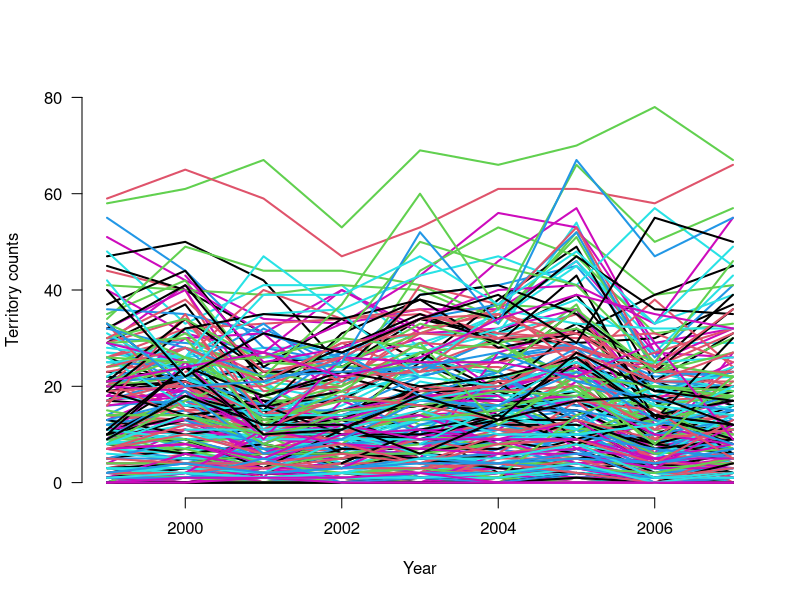

Write the R code that produced this figure. (Note: this script raises an error after producing the figure.)
# 4.3.2. Analysis of real data set
# Read in the tit data and have a look at them

# indicar directorio de trabajo
setwd("C:\\Users\\andrea\\Documents\\GitHub\\Curso-Ocupacion23\\Bayes")

tits <- read.table("tits.txt", header = TRUE)
str(tits)
C <- as.matrix(tits[5:13])
obs <- as.matrix(tits[14:22])
first <- as.matrix(tits[23:31])

matplot(1999:2007, t(C), type = "l", lty = 1, lwd = 2, main = "", las = 1, ylab = "Territory counts", xlab = "Year", ylim = c(0, 80), frame = FALSE)

table(obs)
length(table(obs))

apply(first, 2, sum, na.rm = TRUE)

a <- as.numeric(levels(factor(obs)))     # All the levels, numeric
newobs <- obs                            # Gets ObsID from 1:271
for (j in 1:length(a)){newobs[which(obs==a[j])] <- j }
table(newobs)

newobs[is.na(newobs)] <- 272
table(newobs)
first[is.na(first)] <- 0
table(first)

#  (a) Null or intercept-only model
# Specify model in BUGS language
sink("GLM0.jags")
cat("
model {

# Prior
alpha ~ dnorm(0, 0.01)    # log(mean count)

# Likelihood
for (i in 1:nyear){
   for (j in 1:nsite){
      C[i,j] ~ dpois(lambda[i,j])
      lambda[i,j] <- exp(log.lambda[i,j])
      log.lambda[i,j] <- alpha
      }  #j
   }  #i
}
",fill = TRUE)
sink()

# Bundle data
win.data <- list(C = t(C), nsite = nrow(C), nyear = ncol(C))

# Initial values
inits <- function() list(alpha = runif(1, -10, 10))

# Parameters monitored
params <- c("alpha")

# MCMC settings
ni <- 1200
nt <- 2
nb <- 200
nc <- 3

# Call JAGS from R (BRT < 1 min)
out0 <- jags(win.data, inits, params, "GLM0.jags", n.chains = nc, n.thin = nt, n.iter = ni, n.burnin = nb, working.directory = getwd())

# Summarize posteriors
print(out0, dig = 3)


#  (b) Fixed site effects
# Specify model in BUGS language
sink("GLM1.jags")
cat("
model {

# Priors
for (j in 1:nsite){
   alpha[j] ~ dnorm(0, 0.01)     # Site effects
   }

# Likelihood
for (i in 1:nyear){
   for (j in 1:nsite){
      C[i,j] ~ dpois(lambda[i,j])
      lambda[i,j] <- exp(log.lambda[i,j])
      log.lambda[i,j] <- alpha[j]
      }  #j
   }  #i
} 
",fill = TRUE)
sink()

# Bundle data
win.data <- list(C = t(C), nsite = nrow(C), nyear = ncol(C))

# Initial values (not required for all)
inits <- function() list(alpha = runif(235, -1, 1))

# Parameters monitored
params <- c("alpha")

# MCMC settings
ni <- 1200
nt <- 2
nb <- 200
nc <- 3

# Call JAGS from R (BRT < 1 min)
out1 <- jags(win.data, inits, params, "GLM1.jags", n.chains = nc, n.thin = nt, n.iter = ni, n.burnin = nb, working.directory = getwd())

# Summarize posteriors
print(out1, dig = 2)


#  (c) Fixed site and fixed year effects
# Specify model in BUGS language
sink("GLM2.jags")
cat("
model {

# Priors
for (j in 1:nsite){           # site effects
   alpha[j] ~ dnorm(0, 0.01)
   }

for (i in 2:nyear){           # nyear-1 year effects
   eps[i] ~ dnorm(0, 0.01)
   }
eps[1] <- 0                   # Aliased

# Likelihood
for (i in 1:nyear){
   for (j in 1:nsite){
      C[i,j] ~ dpois(lambda[i,j])
      lambda[i,j] <- exp(log.lambda[i,j])
      log.lambda[i,j] <- alpha[j] + eps[i]
      }  #j
   }  #i
}
",fill = TRUE)
sink()

# Bundle data
win.data <- list(C = t(C), nsite = nrow(C), nyear = ncol(C))

# Initial values
inits <- function() list(alpha = runif(235, -1, 1), eps = c(NA, runif(8, -1, 1)))

# Parameters monitored
params <- c("alpha", "eps")

# MCMC settings
ni <- 1200
nt <- 2
nb <- 200
nc <- 3

# Call JAGS from R (BRT < 1 min)
out2 <- jags(win.data, inits, params, "GLM2.jags", n.chains = nc, n.thin = nt, n.iter = ni, n.burnin = nb, working.directory = getwd())

# Summarize posteriors
print(out2, dig = 2)


#  (d) Random site effects (no year effects)
# Specify model in BUGS language
sink("GLMM1.jags")
cat("
model {

# Priors
for (j in 1:nsite){
   alpha[j] ~ dnorm(mu.alpha, tau.alpha)   # Random site effects
   }
mu.alpha ~ dnorm(0, 0.01)
tau.alpha <- 1/ (sd.alpha * sd.alpha)
sd.alpha ~ dunif(0, 5)

# Likelihood
for (i in 1:nyear){
   for (j in 1:nsite){
      C[i,j] ~ dpois(lambda[i,j])
      lambda[i,j] <- exp(log.lambda[i,j])
      log.lambda[i,j] <- alpha[j]
      }  #j
   }  #i
}
",fill = TRUE)
sink()

# Bundle data
win.data <- list(C = t(C), nsite = nrow(C), nyear = ncol(C))

# Initial values
inits <- function() list(mu.alpha = runif(1, 2, 3))

# Parameters monitored
params <- c("alpha", "mu.alpha", "sd.alpha")

# MCMC settings
ni <- 1200
nt <- 2
nb <- 200
nc <- 3

# Call JAGS from R (BRT < 1 min)
out3 <- jags(win.data, inits, params, "GLMM1.jags", n.chains = nc, n.thin = nt, n.iter = ni, n.burnin = nb, working.directory = getwd())

# Summarize posteriors
print(out3, dig = 2)


#  (e) Random site and random year effects
# Specify model in BUGS language
sink("GLMM2.jags")
cat("
model {

# Priors
mu ~ dnorm(0, 0.01)                  # Grand mean

for (j in 1:nsite){
   alpha[j] ~ dnorm(0, tau.alpha)    # Random site effects
   }
tau.alpha <- 1/ (sd.alpha * sd.alpha)
sd.alpha ~ dunif(0, 5)

for (i in 1:nyear){
   eps[i] ~ dnorm(0, tau.eps)        # Random year effects
   }
tau.eps <- 1/ (sd.eps * sd.eps)
sd.eps ~ dunif(0, 3)

# Likelihood
for (i in 1:nyear){
   for (j in 1:nsite){
       C[i,j] ~ dpois(lambda[i,j])
      lambda[i,j] <- exp(log.lambda[i,j])
      log.lambda[i,j] <- mu + alpha[j] + eps[i]
      }  #j
   }  #i
}
",fill = TRUE)
sink()

# Bundle data
win.data <- list(C = t(C), nsite = nrow(C), nyear = ncol(C))

# Initial values (not required for all)
inits <- function() list(mu = runif(1, 0, 4), alpha = runif(235, -2, 2), eps = runif(9, -1, 1))

# Parameters monitored
params <- c("mu", "alpha", "eps", "sd.alpha", "sd.eps")

# MCMC settings
ni <- 6000
nt <- 5
nb <- 1000
nc <- 3

# Call JAGS from R (BRT 3 min)
out4 <- jags(win.data, inits, params, "GLMM2.jags", n.chains = nc, n.thin = nt, n.iter = ni, n.burnin = nb, working.directory = getwd())

# Summarize posteriors
print(out4, dig = 2)


# (f) Random site and random year effects and first-year fixed observer effect
# Specify model in BUGS language
sink("GLMM3.jags")
cat("
model {

# Priors
mu ~ dnorm(0, 0.01)                 # Overall mean
beta2 ~ dnorm(0, 0.01)              # First-year observer effect

for (j in 1:nsite){
   alpha[j] ~ dnorm(0, tau.alpha)   # Random site effects
   }
tau.alpha <- 1/ (sd.alpha * sd.alpha)
sd.alpha ~ dunif(0, 5)

for (i in 1:nyear){
   eps[i] ~ dnorm(0, tau.eps)      # Random year effects
   }
tau.eps <- 1/ (sd.eps * sd.eps)
sd.eps ~ dunif(0, 5)

# Likelihood
for (i in 1:nyear){
   for (j in 1:nsite){
      C[i,j] ~ dpois(lambda[i,j])
      lambda[i,j] <- exp(log.lambda[i,j])
      log.lambda[i,j] <- mu + beta2 * first[i,j] + alpha[j] + eps[i]
      }  #j
   }  #i
}
",fill = TRUE)
sink()

# Bundle data
win.data <- list(C = t(C), nsite = nrow(C), nyear = ncol(C), first = t(first))

# Initial values
inits <- function() list(mu = runif(1, 0, 4), beta2 = runif(1, -1, 1), alpha = runif(235, -2, 2), eps = runif(9, -1, 1))

# Parameters monitored
params <- c("mu", "beta2", "alpha", "eps", "sd.alpha", "sd.eps")

# MCMC settings
ni <- 6000
nt <- 5
nb <- 1000
nc <- 3

# Call JAGS from R (BRT 3 min)
out5 <- jags(win.data, inits, params, "GLMM3.jags", n.chains = nc, n.thin = nt, n.iter = ni, n.burnin = nb, working.directory = getwd())

# Summarize posteriors
print(out5, dig = 2)


#  (g) Random site and random year effects, first-year fixed observer effect and overall linear time trend
# Specify model in BUGS language
sink("GLMM4.jags")
cat("
model {

# Priors
mu ~ dnorm(0, 0.01)                  # Overall intercept
beta1 ~ dnorm(0, 0.01)               # Overall trend 
beta2 ~ dnorm(0, 0.01)               # First-year observer effect

for (j in 1:nsite){
   alpha[j] ~ dnorm(0, tau.alpha)    # Random site effects
   }
tau.alpha <- 1/ (sd.alpha * sd.alpha)
sd.alpha ~ dunif(0, 5)

for (i in 1:nyear){
   eps[i] ~ dnorm(0, tau.eps)        # Random year effects
   }
tau.eps <- 1/ (sd.eps * sd.eps)
sd.eps ~ dunif(0, 3)

# Likelihood
for (i in 1:nyear){
   for (j in 1:nsite){
      C[i,j] ~ dpois(lambda[i,j])
      lambda[i,j] <- exp(log.lambda[i,j])
      log.lambda[i,j] <- mu + beta1 * year[i] + beta2 * first[i,j] + alpha[j] + eps[i]
      }  #j
   }  #i
}
",fill = TRUE)
sink()

# Bundle data
win.data <- list(C = t(C), nsite = nrow(C), nyear = ncol(C), first = t(first), year = ((1:9)-5) / 4)

# Initial values
inits <- function() list(mu = runif(1, 0, 4), beta1 = runif(1, -1, 1), beta2 = runif(1, -1, 1), alpha = runif(235, -2, 2), eps = runif(9, -1, 1))

# Parameters monitored
params <- c("mu", "beta1", "beta2", "alpha", "eps", "sd.alpha", "sd.eps")

# MCMC settings
ni <- 12000
nt <- 6
nb <- 6000
nc <- 3

# Call JAGS from R (BRT 7 min)
out6 <- jags(win.data, inits, params, "GLMM4.jags", n.chains = nc, n.thin = nt, n.iter = ni, n.burnin = nb, working.directory = getwd())

# Summarize posteriors
print(out6, dig = 2)


# (h) The full model 
# Specify model in BUGS language
sink("GLMM5.jags")
cat("
model {

# Priors
mu ~ dnorm(0, 0.01)                  # Overall intercept
beta1 ~ dnorm(0, 0.01)               # Overall trend 
beta2 ~ dnorm(0, 0.01)               # First-year observer effect

for (j in 1:nsite){
   alpha[j] ~ dnorm(0, tau.alpha)    # Random site effects
   }
tau.alpha <- 1/ (sd.alpha * sd.alpha)
sd.alpha ~ dunif(0, 3)

for (i in 1:nyear){
   eps[i] ~ dnorm(0, tau.eps)        # Random year effects
   }
tau.eps <- 1/ (sd.eps * sd.eps)
sd.eps ~ dunif(0, 1)

for (k in 1:nobs){
   gamma[k] ~ dnorm(0, tau.gamma)   # Random observer effects
   }
tau.gamma <- 1/ (sd.gamma * sd.gamma)
sd.gamma ~ dunif(0, 1)

# Likelihood
for (i in 1:nyear){
   for (j in 1:nsite){
      C[i,j] ~ dpois(lambda[i,j])
      lambda[i,j] <- exp(log.lambda[i,j])
      log.lambda[i,j] <- mu + beta1 * year[i] + beta2 * first[i,j] + alpha[j] + gamma[newobs[i,j]] + eps[i]
      }  #j
   }  #i
}
",fill = TRUE)
sink()

# Bundle data
win.data <- list(C = t(C), nsite = nrow(C), nyear = ncol(C), nobs = 272, newobs = t(newobs), first = t(first), year = ((1:9)-5) / 4)

# Initial values
inits <- function() list(mu = runif(1, 0, 4), beta1 = runif(1, -1, 1), beta2 = runif(1, -1, 1), alpha = runif(235, -1, 1), gamma = runif(272, -1, 1), eps = runif(9, -1, 1))

# Parameters monitored
params <- c("mu", "beta1", "beta2", "alpha", "gamma", "eps", "sd.alpha", "sd.gamma", "sd.eps")

# MCMC settings
ni <- 12000
nt <- 6
nb <- 6000
nc <- 3

# Call JAGS from R (BRT 11 min)
out7 <- jags(win.data, inits, params, "GLMM5.jags", n.chains = nc, n.thin = nt, n.iter = ni, n.burnin = nb, working.directory = getwd())

# Summarize posteriors
print(out7, dig = 2)
